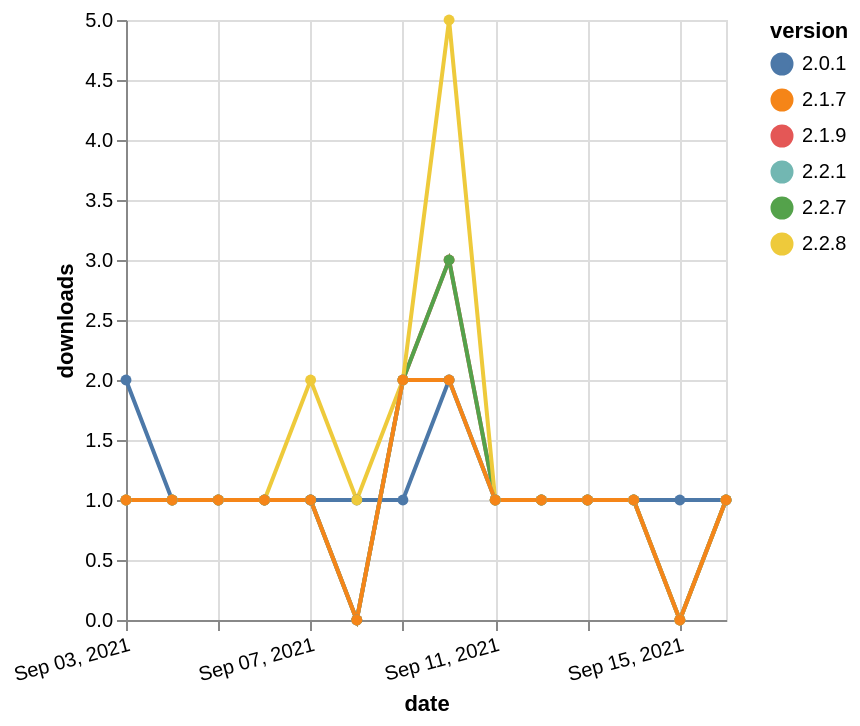

Write a Vega-Lite specification for this figure.
### Vega-Lite specification from a JSON file in a GitHub repository (floating-point values rounded to 4 significant figures)
{"$schema": "https://vega.github.io/schema/vega-lite/v5.json", "description": "A simple bar chart with embedded data.", "data": {"values": [{"date": "2021-09-03", "total": 299, "delta": 1, "version": "2.1.9"}, {"date": "2021-09-04", "total": 300, "delta": 1, "version": "2.1.9"}, {"date": "2021-09-05", "total": 301, "delta": 1, "version": "2.1.9"}, {"date": "2021-09-06", "total": 302, "delta": 1, "version": "2.1.9"}, {"date": "2021-09-07", "total": 303, "delta": 1, "version": "2.1.9"}, {"date": "2021-09-08", "total": 303, "delta": 0, "version": "2.1.9"}, {"date": "2021-09-09", "total": 305, "delta": 2, "version": "2.1.9"}, {"date": "2021-09-10", "total": 308, "delta": 3, "version": "2.1.9"}, {"date": "2021-09-11", "total": 309, "delta": 1, "version": "2.1.9"}, {"date": "2021-09-12", "total": 310, "delta": 1, "version": "2.1.9"}, {"date": "2021-09-13", "total": 311, "delta": 1, "version": "2.1.9"}, {"date": "2021-09-14", "total": 312, "delta": 1, "version": "2.1.9"}, {"date": "2021-09-15", "total": 312, "delta": 0, "version": "2.1.9"}, {"date": "2021-09-16", "total": 313, "delta": 1, "version": "2.1.9"}, {"date": "2021-09-03", "total": 219, "delta": 2, "version": "2.0.1"}, {"date": "2021-09-04", "total": 220, "delta": 1, "version": "2.0.1"}, {"date": "2021-09-05", "total": 221, "delta": 1, "version": "2.0.1"}, {"date": "2021-09-06", "total": 222, "delta": 1, "version": "2.0.1"}, {"date": "2021-09-07", "total": 223, "delta": 1, "version": "2.0.1"}, {"date": "2021-09-08", "total": 224, "delta": 1, "version": "2.0.1"}, {"date": "2021-09-09", "total": 225, "delta": 1, "version": "2.0.1"}, {"date": "2021-09-10", "total": 227, "delta": 2, "version": "2.0.1"}, {"date": "2021-09-11", "total": 228, "delta": 1, "version": "2.0.1"}, {"date": "2021-09-12", "total": 229, "delta": 1, "version": "2.0.1"}, {"date": "2021-09-13", "total": 230, "delta": 1, "version": "2.0.1"}, {"date": "2021-09-14", "total": 231, "delta": 1, "version": "2.0.1"}, {"date": "2021-09-15", "total": 232, "delta": 1, "version": "2.0.1"}, {"date": "2021-09-16", "total": 233, "delta": 1, "version": "2.0.1"}, {"date": "2021-09-03", "total": 253, "delta": 1, "version": "2.2.7"}, {"date": "2021-09-04", "total": 254, "delta": 1, "version": "2.2.7"}, {"date": "2021-09-05", "total": 255, "delta": 1, "version": "2.2.7"}, {"date": "2021-09-06", "total": 256, "delta": 1, "version": "2.2.7"}, {"date": "2021-09-07", "total": 257, "delta": 1, "version": "2.2.7"}, {"date": "2021-09-08", "total": 257, "delta": 0, "version": "2.2.7"}, {"date": "2021-09-09", "total": 259, "delta": 2, "version": "2.2.7"}, {"date": "2021-09-10", "total": 262, "delta": 3, "version": "2.2.7"}, {"date": "2021-09-11", "total": 263, "delta": 1, "version": "2.2.7"}, {"date": "2021-09-12", "total": 264, "delta": 1, "version": "2.2.7"}, {"date": "2021-09-13", "total": 265, "delta": 1, "version": "2.2.7"}, {"date": "2021-09-14", "total": 266, "delta": 1, "version": "2.2.7"}, {"date": "2021-09-15", "total": 266, "delta": 0, "version": "2.2.7"}, {"date": "2021-09-16", "total": 267, "delta": 1, "version": "2.2.7"}, {"date": "2021-09-03", "total": 222, "delta": 1, "version": "2.2.8"}, {"date": "2021-09-04", "total": 223, "delta": 1, "version": "2.2.8"}, {"date": "2021-09-05", "total": 224, "delta": 1, "version": "2.2.8"}, {"date": "2021-09-06", "total": 225, "delta": 1, "version": "2.2.8"}, {"date": "2021-09-07", "total": 227, "delta": 2, "version": "2.2.8"}, {"date": "2021-09-08", "total": 228, "delta": 1, "version": "2.2.8"}, {"date": "2021-09-09", "total": 230, "delta": 2, "version": "2.2.8"}, {"date": "2021-09-10", "total": 235, "delta": 5, "version": "2.2.8"}, {"date": "2021-09-11", "total": 236, "delta": 1, "version": "2.2.8"}, {"date": "2021-09-12", "total": 237, "delta": 1, "version": "2.2.8"}, {"date": "2021-09-13", "total": 238, "delta": 1, "version": "2.2.8"}, {"date": "2021-09-14", "total": 239, "delta": 1, "version": "2.2.8"}, {"date": "2021-09-15", "total": 239, "delta": 0, "version": "2.2.8"}, {"date": "2021-09-16", "total": 240, "delta": 1, "version": "2.2.8"}, {"date": "2021-09-03", "total": 177, "delta": 1, "version": "2.2.1"}, {"date": "2021-09-04", "total": 178, "delta": 1, "version": "2.2.1"}, {"date": "2021-09-05", "total": 179, "delta": 1, "version": "2.2.1"}, {"date": "2021-09-06", "total": 180, "delta": 1, "version": "2.2.1"}, {"date": "2021-09-07", "total": 181, "delta": 1, "version": "2.2.1"}, {"date": "2021-09-08", "total": 181, "delta": 0, "version": "2.2.1"}, {"date": "2021-09-09", "total": 183, "delta": 2, "version": "2.2.1"}, {"date": "2021-09-10", "total": 185, "delta": 2, "version": "2.2.1"}, {"date": "2021-09-11", "total": 186, "delta": 1, "version": "2.2.1"}, {"date": "2021-09-12", "total": 187, "delta": 1, "version": "2.2.1"}, {"date": "2021-09-13", "total": 188, "delta": 1, "version": "2.2.1"}, {"date": "2021-09-14", "total": 189, "delta": 1, "version": "2.2.1"}, {"date": "2021-09-15", "total": 189, "delta": 0, "version": "2.2.1"}, {"date": "2021-09-16", "total": 190, "delta": 1, "version": "2.2.1"}, {"date": "2021-09-03", "total": 211, "delta": 1, "version": "2.1.7"}, {"date": "2021-09-04", "total": 212, "delta": 1, "version": "2.1.7"}, {"date": "2021-09-05", "total": 213, "delta": 1, "version": "2.1.7"}, {"date": "2021-09-06", "total": 214, "delta": 1, "version": "2.1.7"}, {"date": "2021-09-07", "total": 215, "delta": 1, "version": "2.1.7"}, {"date": "2021-09-08", "total": 215, "delta": 0, "version": "2.1.7"}, {"date": "2021-09-09", "total": 217, "delta": 2, "version": "2.1.7"}, {"date": "2021-09-10", "total": 219, "delta": 2, "version": "2.1.7"}, {"date": "2021-09-11", "total": 220, "delta": 1, "version": "2.1.7"}, {"date": "2021-09-12", "total": 221, "delta": 1, "version": "2.1.7"}, {"date": "2021-09-13", "total": 222, "delta": 1, "version": "2.1.7"}, {"date": "2021-09-14", "total": 223, "delta": 1, "version": "2.1.7"}, {"date": "2021-09-15", "total": 223, "delta": 0, "version": "2.1.7"}, {"date": "2021-09-16", "total": 224, "delta": 1, "version": "2.1.7"}]}, "width": "container", "mark": {"type": "line", "point": {"filled": true}}, "encoding": {"x": {"field": "date", "type": "temporal", "timeUnit": "yearmonthdate", "title": "date", "axis": {"labelAngle": -15}}, "y": {"field": "delta", "type": "quantitative", "title": "downloads"}, "color": {"field": "version", "type": "nominal"}, "tooltip": {"field": "delta"}}}
